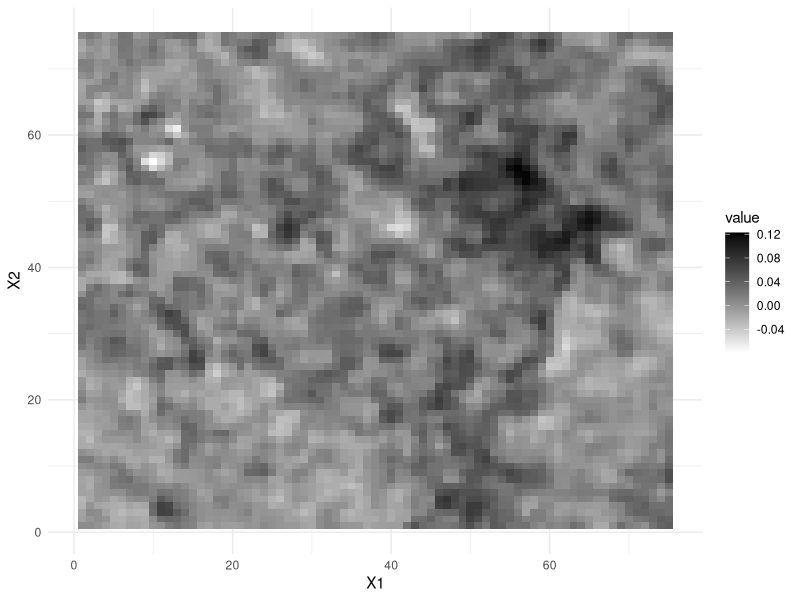

Source code (R):
setwd(dirname(rstudioapi::getActiveDocumentContext()$path))
rm(list=ls())
library(tidyverse)
library(MASS)
library(reshape)
seismic <- as.vector(read.table('../data/seismic.dat',row.names=NULL))
seismic.df <- melt(vapply(seq(1,75),rep, rep(1,75), times= 75))
seismic.df$value <- seismic$V1

ggplot(seismic.df,aes(x= X1,y= X2)) + 
  geom_tile(aes(fill=value))+
  scale_fill_gradient(low ="white",
                      high ="black")+
  theme_minimal()
